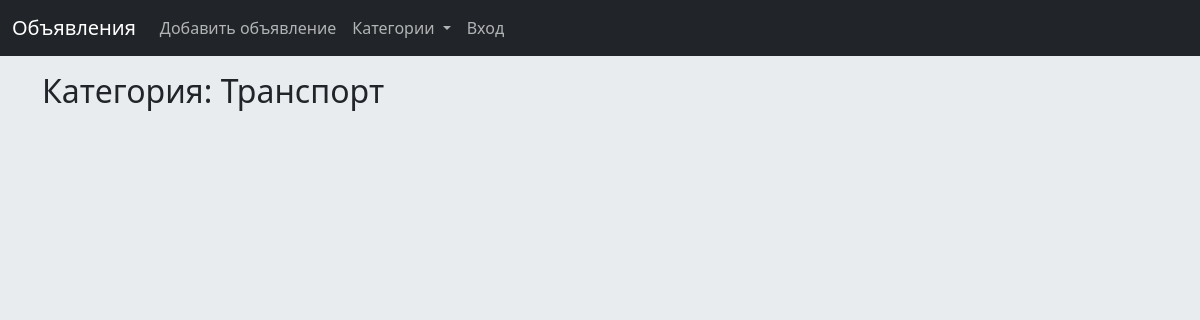
Before: /1/ with the older database file.
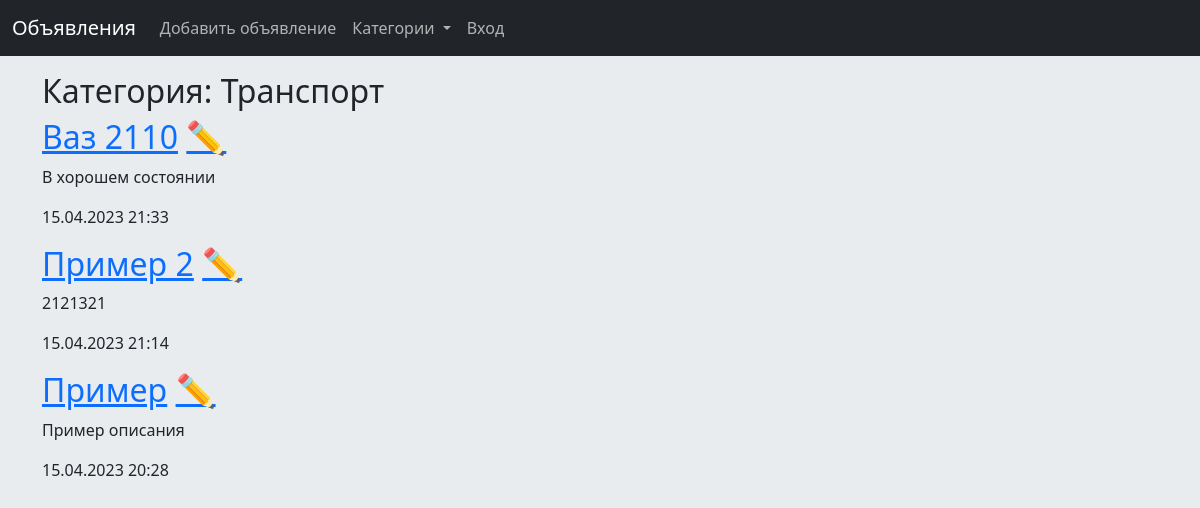
After: the same page with the newer database file.
### bboardapp/models.py (models this page shows)
class Bb(models.Model):
    STATUS_CHOICES = [
        ('Go', 'Хорошее'),
        ('No', 'Среднее'),
        ('Bad', 'Плохое'),
    ]
    title = models.CharField(max_length=50, verbose_name='Название')
    text = models.TextField(null=True, blank=True, verbose_name='Описание')
    status = models.CharField(max_length=50, choices=STATUS_CHOICES, default='Go',
                              verbose_name='Состояние')
    price = models.FloatField(null=True, blank=True, verbose_name='Цена')
    published = models.DateTimeField(auto_now_add=True, db_index=True, verbose_name='Опубликовано')
    rubric = models.ForeignKey('Rubric', null=True, on_delete=models.PROTECT,
                               verbose_name='Категория')
    class Meta:
        verbose_name_plural = 'Объявления'
        verbose_name = 'Объявление'
        ordering = ['-published']

### bboardapp/views.py (the view)
# urls.py: path('<int:rubric_id>/', BbByRubView.as_view(), name='by_rubric'),
class BbByRubView(TemplateView):
    template_name = 'bboardapp/by_rubric.html'
    def get_context_data(self, **kwargs):
        context = super().get_context_data(**kwargs)
        context['bbs'] = Bb.objects.filter(rubric=context['rubric_id'])
        context['rubrics'] = Rubric.objects.all()
        context['current_rubric'] = Rubric.objects.get(pk=context['rubric_id'])
        return context

### bboardapp/templates/bboardapp/by_rubric.html (shortened to what this page needs)
{% extends 'layout/base.html' %}
{% block content %}
<h2>Категория: {{ current_rubric.name }}</h2>
{% for bb in bbs %}
<div>
    <h2><a href="{% url 'detail' pk=bb.pk %}">{{ bb.title }}</a>
    <a id="edit" href="{% url 'update' pk=bb.pk %}">✏️</a></h2>
    <p>{{ bb.text }}</p>
    <p>{{ bb.published|date:'d.m.Y H:i' }}</p>
</div>
{% endfor %}
{% endblock %}

Changed rows visible on the page:
added Bb: title "Ваз 2110", text "В хорошем состоянии", published "15.04.2023 21:33"
added Bb: title "Пример 2", text "2121321", published "15.04.2023 21:14"
added Bb: title "Пример", text "Пример описания", published "15.04.2023 20:28"
